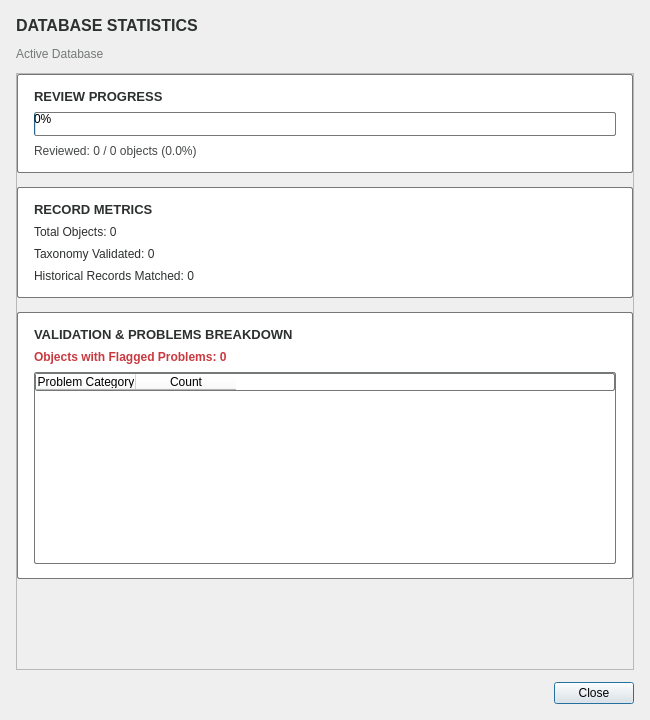
<?xml version="1.0" encoding="UTF-8"?>
<ui version="4.0">
 <class>DatabaseStatisticsDialog</class>
 <widget class="QDialog" name="DatabaseStatisticsDialog">
  <property name="geometry">
   <rect>
    <x>0</x>
    <y>0</y>
    <width>650</width>
    <height>720</height>
   </rect>
  </property>
  <property name="minimumSize">
   <size>
    <width>550</width>
    <height>500</height>
   </size>
  </property>
  <property name="windowTitle">
   <string>Database Statistics</string>
  </property>
  <property name="styleSheet">
   <string notr="true">QDialog#DatabaseStatisticsDialog {
    background-color: #fbfaf8;
    color: #2c302e;
    font-family: 'Segoe UI', 'Inter', -apple-system, sans-serif;
}

QScrollArea {
    border: none;
    background-color: transparent;
}
QScrollArea &gt; QWidget &gt; QWidget {
    background-color: transparent;
}

QFrame.card {
    background-color: #ffffff;
    border: 1px solid #747878;
    border-radius: 2px;
}

QProgressBar {
    border: 1px solid #747878;
    border-radius: 0px;
    background-color: #e9ece5;
    text-align: center;
    height: 18px;
    font-family: 'Courier New', 'JetBrains Mono', monospace;
    font-size: 11px;
    color: #2c302e;
}
QProgressBar::chunk {
    background-color: #3a7d44;
}

QTableWidget {
    background-color: #ffffff;
    border: 1px solid #747878;
    font-size: 12px;
}
QTableWidget::item {
    padding: 4px;
}

QPushButton {
    background-color: #fbfaf8;
    color: #2c302e;
    border: 1px solid #747878;
    border-radius: 0px;
    padding: 6px 18px;
    font-size: 12px;
    font-weight: 600;
}
QPushButton:hover {
    background-color: #e9ece5;
}</string>
  </property>
  <layout class="QVBoxLayout" name="root_layout">
   <property name="spacing">
    <number>12</number>
   </property>
   <property name="leftMargin">
    <number>16</number>
   </property>
   <property name="topMargin">
    <number>16</number>
   </property>
   <property name="rightMargin">
    <number>16</number>
   </property>
   <property name="bottomMargin">
    <number>16</number>
   </property>
   <item>
    <widget class="QLabel" name="lbl_title">
     <property name="styleSheet">
      <string notr="true">font-size: 16px; font-weight: bold; color: #2c302e;</string>
     </property>
     <property name="text">
      <string>DATABASE STATISTICS</string>
     </property>
    </widget>
   </item>
   <item>
    <widget class="QLabel" name="lbl_db_info">
     <property name="styleSheet">
      <string notr="true">font-family: 'Courier New', 'JetBrains Mono', monospace; font-size: 12px; color: #747878;</string>
     </property>
     <property name="text">
      <string>Active Database</string>
     </property>
    </widget>
   </item>
   <item>
    <widget class="QScrollArea" name="scroll_area">
     <property name="widgetResizable">
      <bool>true</bool>
     </property>
     <widget class="QWidget" name="scroll_content">
      <property name="geometry">
       <rect>
        <x>0</x>
        <y>0</y>
        <width>618</width>
        <height>580</height>
       </rect>
      </property>
      <layout class="QVBoxLayout" name="content_layout">
       <property name="spacing">
        <number>14</number>
       </property>
       <property name="leftMargin">
        <number>0</number>
       </property>
       <property name="topMargin">
        <number>0</number>
       </property>
       <property name="rightMargin">
        <number>0</number>
       </property>
       <property name="bottomMargin">
        <number>0</number>
       </property>
       <item>
        <widget class="QFrame" name="card_progress">
         <property name="styleSheet">
          <string notr="true">background-color: #ffffff; border: 1px solid #747878; border-radius: 2px;</string>
         </property>
         <property name="frameShape">
          <enum>QFrame::Shape::StyledPanel</enum>
         </property>
         <layout class="QVBoxLayout" name="layout_card_prog">
          <property name="spacing">
           <number>8</number>
          </property>
          <property name="leftMargin">
           <number>16</number>
          </property>
          <property name="topMargin">
           <number>14</number>
          </property>
          <property name="rightMargin">
           <number>16</number>
          </property>
          <property name="bottomMargin">
           <number>14</number>
          </property>
          <item>
           <widget class="QLabel" name="lbl_prog_header">
            <property name="styleSheet">
             <string notr="true">font-size: 13px; font-weight: bold; color: #2c302e; border: none;</string>
            </property>
            <property name="text">
             <string>REVIEW PROGRESS</string>
            </property>
           </widget>
          </item>
          <item>
           <widget class="QProgressBar" name="bar_review_progress">
            <property name="value">
             <number>0</number>
            </property>
            <property name="textVisible">
             <bool>true</bool>
            </property>
           </widget>
          </item>
          <item>
           <widget class="QLabel" name="lbl_prog_stats">
            <property name="styleSheet">
             <string notr="true">font-family: 'Courier New', 'JetBrains Mono', monospace; font-size: 12px; color: #444748; border: none;</string>
            </property>
            <property name="text">
             <string>Reviewed: 0 / 0 objects (0.0%)</string>
            </property>
           </widget>
          </item>
         </layout>
        </widget>
       </item>
       <item>
        <widget class="QFrame" name="card_counts">
         <property name="styleSheet">
          <string notr="true">background-color: #ffffff; border: 1px solid #747878; border-radius: 2px;</string>
         </property>
         <property name="frameShape">
          <enum>QFrame::Shape::StyledPanel</enum>
         </property>
         <layout class="QVBoxLayout" name="layout_card_counts">
          <property name="spacing">
           <number>8</number>
          </property>
          <property name="leftMargin">
           <number>16</number>
          </property>
          <property name="topMargin">
           <number>14</number>
          </property>
          <property name="rightMargin">
           <number>16</number>
          </property>
          <property name="bottomMargin">
           <number>14</number>
          </property>
          <item>
           <widget class="QLabel" name="lbl_counts_header">
            <property name="styleSheet">
             <string notr="true">font-size: 13px; font-weight: bold; color: #2c302e; border: none;</string>
            </property>
            <property name="text">
             <string>RECORD METRICS</string>
            </property>
           </widget>
          </item>
          <item>
           <widget class="QLabel" name="lbl_total_objects">
            <property name="styleSheet">
             <string notr="true">font-family: 'Courier New', 'JetBrains Mono', monospace; font-size: 12px; color: #2c302e; border: none;</string>
            </property>
            <property name="text">
             <string>Total Objects: 0</string>
            </property>
           </widget>
          </item>
          <item>
           <widget class="QLabel" name="lbl_gbif_validated">
            <property name="styleSheet">
             <string notr="true">font-family: 'Courier New', 'JetBrains Mono', monospace; font-size: 12px; color: #2c302e; border: none;</string>
            </property>
            <property name="text">
             <string>Taxonomy Validated: 0</string>
            </property>
           </widget>
          </item>
          <item>
           <widget class="QLabel" name="lbl_books_matched">
            <property name="styleSheet">
             <string notr="true">font-family: 'Courier New', 'JetBrains Mono', monospace; font-size: 12px; color: #2c302e; border: none;</string>
            </property>
            <property name="text">
             <string>Historical Records Matched: 0</string>
            </property>
           </widget>
          </item>
         </layout>
        </widget>
       </item>
       <item>
        <widget class="QFrame" name="card_problems">
         <property name="styleSheet">
          <string notr="true">background-color: #ffffff; border: 1px solid #747878; border-radius: 2px;</string>
         </property>
         <property name="frameShape">
          <enum>QFrame::Shape::StyledPanel</enum>
         </property>
         <layout class="QVBoxLayout" name="layout_card_probs">
          <property name="spacing">
           <number>8</number>
          </property>
          <property name="leftMargin">
           <number>16</number>
          </property>
          <property name="topMargin">
           <number>14</number>
          </property>
          <property name="rightMargin">
           <number>16</number>
          </property>
          <property name="bottomMargin">
           <number>14</number>
          </property>
          <item>
           <widget class="QLabel" name="lbl_probs_header">
            <property name="styleSheet">
             <string notr="true">font-size: 13px; font-weight: bold; color: #2c302e; border: none;</string>
            </property>
            <property name="text">
             <string>VALIDATION &amp; PROBLEMS BREAKDOWN</string>
            </property>
           </widget>
          </item>
          <item>
           <widget class="QLabel" name="lbl_probs_total">
            <property name="styleSheet">
             <string notr="true">font-family: 'Courier New', 'JetBrains Mono', monospace; font-size: 12px; font-weight: bold; color: #c93a40; border: none;</string>
            </property>
            <property name="text">
             <string>Objects with Flagged Problems: 0</string>
            </property>
           </widget>
          </item>
          <item>
           <widget class="QTableWidget" name="table_problems">
            <property name="minimumSize">
             <size>
              <width>0</width>
              <height>180</height>
             </size>
            </property>
            <property name="editTriggers">
             <set>QAbstractItemView::EditTrigger::NoEditTriggers</set>
            </property>
            <property name="selectionMode">
             <enum>QAbstractItemView::SelectionMode::NoSelection</enum>
            </property>
            <property name="columnCount">
             <number>2</number>
            </property>
            <column>
             <property name="text">
              <string>Problem Category</string>
             </property>
            </column>
            <column>
             <property name="text">
              <string>Count</string>
             </property>
            </column>
           </widget>
          </item>
         </layout>
        </widget>
       </item>
       <item>
        <spacer name="spacer_scroll_bottom">
         <property name="orientation">
          <enum>Qt::Orientation::Vertical</enum>
         </property>
         <property name="sizeHint" stdset="0">
          <size>
           <width>20</width>
           <height>10</height>
          </size>
         </property>
        </spacer>
       </item>
      </layout>
     </widget>
    </widget>
   </item>
   <item>
    <layout class="QHBoxLayout" name="footer_layout">
     <item>
      <spacer name="spacer_footer">
       <property name="orientation">
        <enum>Qt::Orientation::Horizontal</enum>
       </property>
       <property name="sizeHint" stdset="0">
        <size>
         <width>40</width>
         <height>20</height>
        </size>
       </property>
      </spacer>
     </item>
     <item>
      <widget class="QPushButton" name="btn_close">
       <property name="cursor">
        <cursorShape>PointingHandCursor</cursorShape>
       </property>
       <property name="text">
        <string>Close</string>
       </property>
      </widget>
     </item>
    </layout>
   </item>
  </layout>
 </widget>
 <resources/>
 <connections/>
</ui>
